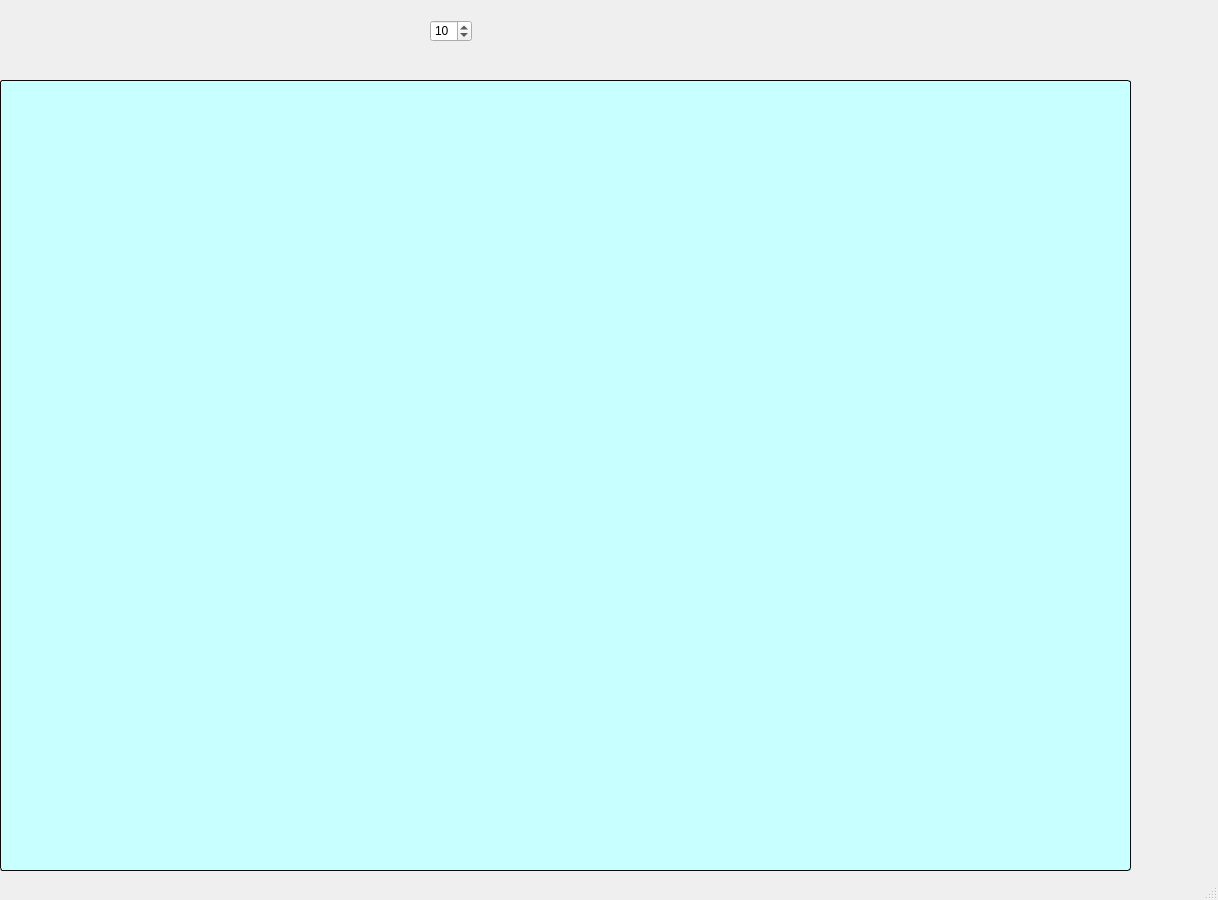
<?xml version="1.0" encoding="UTF-8"?>
<ui version="4.0">
 <class>MainWindow</class>
 <widget class="QMainWindow" name="MainWindow">
  <property name="geometry">
   <rect>
    <x>0</x>
    <y>0</y>
    <width>1218</width>
    <height>900</height>
   </rect>
  </property>
  <property name="windowTitle">
   <string>MainWindow</string>
  </property>
  <widget class="QWidget" name="centralwidget">
   <widget class="QSpinBox" name="spinBox_brush_size">
    <property name="geometry">
     <rect>
      <x>430</x>
      <y>20</y>
      <width>42</width>
      <height>22</height>
     </rect>
    </property>
    <property name="minimum">
     <number>1</number>
    </property>
    <property name="value">
     <number>10</number>
    </property>
   </widget>
   <widget class="QFrame" name="frame">
    <property name="geometry">
     <rect>
      <x>0</x>
      <y>80</y>
      <width>1131</width>
      <height>791</height>
     </rect>
    </property>
    <property name="styleSheet">
     <string notr="true">QFrame {background-color: rgb(200, 255, 255);
               border-width: 1;
               border-radius: 3;
               border-style: solid;
               border-color: rgb(10, 10, 10)}</string>
    </property>
    <property name="frameShape">
     <enum>QFrame::StyledPanel</enum>
    </property>
    <property name="frameShadow">
     <enum>QFrame::Raised</enum>
    </property>
   </widget>
  </widget>
  <widget class="QMenuBar" name="menubar">
   <property name="geometry">
    <rect>
     <x>0</x>
     <y>0</y>
     <width>1218</width>
     <height>21</height>
    </rect>
   </property>
  </widget>
  <widget class="QStatusBar" name="statusbar"/>
 </widget>
 <resources/>
 <connections/>
</ui>
